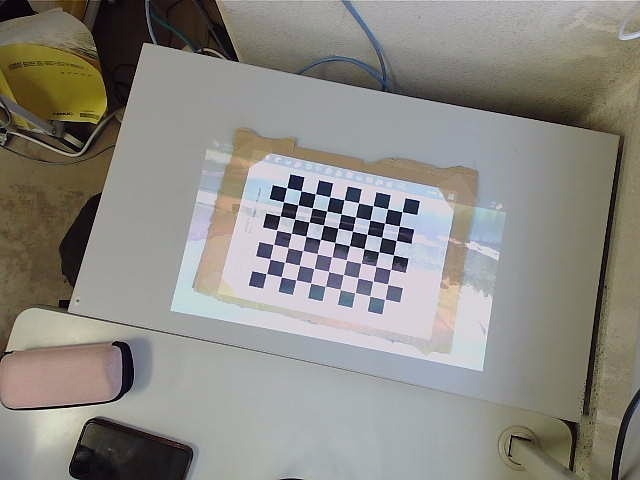
#> input picture captured_image.jpg, 640 x 480 px, given in place of the camera
$ python distance.py
#> lines starting #> are read from the running program, lines starting #| are printed output that depends on the picture; after the words box and inside, x2 and y2 are one past the last pixel; in counts of white or black regions, pixels touching at a corner belong together
import cv2

# Initialize the webcam
cap = cv2.VideoCapture(1)

# Define the actual width of the object (in inches or any other unit)
actual_width = 5.0  # For example, if the object is 6 inches wide

# Define the focal length of the camera (in pixels)
focal_length = 1000.0  # This value depends on your camera and setup, you may need to calibrate it

while True:
    # Capture frame-by-frame
    ret, frame = cap.read()
#> frame is the input picture: shape (480, 640, 3); mean B, G, R 131.3, 136.8, 139.4

    # Convert the frame to grayscale
    gray = cv2.cvtColor(frame, cv2.COLOR_BGR2GRAY)
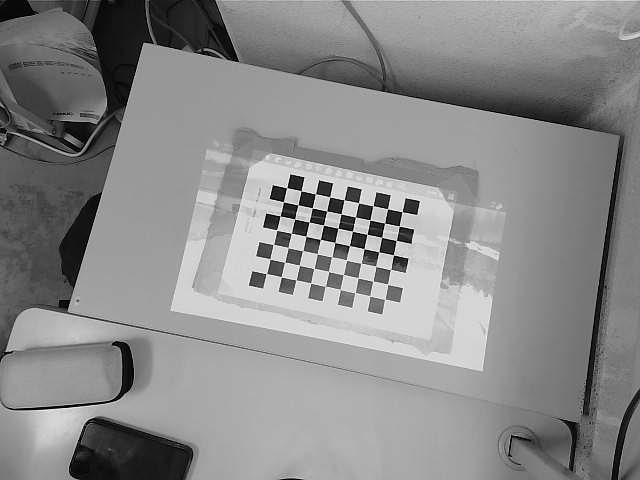
#> gray: shape (480, 640); min 0, max 254, mean 137

    # Perform edge detection, contour detection, and size estimation
    edges = cv2.Canny(gray, 50, 150)
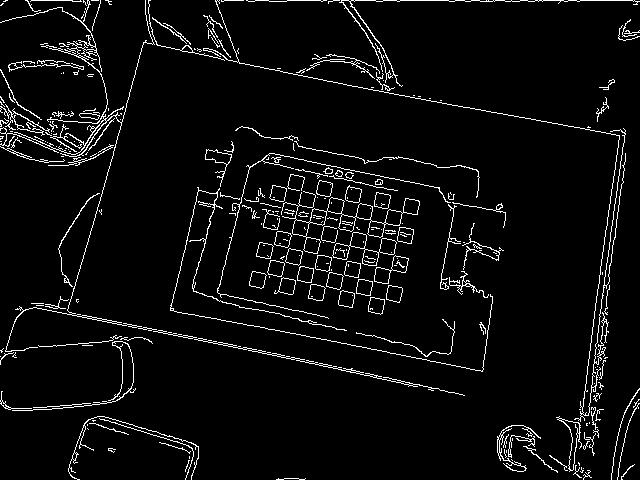
#> edges: shape (480, 640); 4.9% white in thin lines or dots
    contours, _ = cv2.findContours(edges.copy(), cv2.RETR_EXTERNAL, cv2.CHAIN_APPROX_SIMPLE)
#> contours = 240 contours, 184 with area under 20; largest, box (x1, y1, x2, y2) and area: (281, 191, 420, 254) 1843, (332, 232, 397, 266) 828, (0, 0, 155, 352) 466, (374, 255, 409, 284) 417, (556, 416, 582, 472) 323

    # Find the largest contour
    largest_contour = max(contours, key=cv2.contourArea)
#> largest_contour = contour of 345 points, box (x1, y1, x2, y2) (281, 191, 420, 254), area 1843

    # Approximate the largest contour as a polygon
    approx = cv2.approxPolyDP(largest_contour, 0.02 * cv2.arcLength(largest_contour, True), True)
#> approx = contour of 14 points, box (x1, y1, x2, y2) (281, 191, 420, 254), area 1886

    # Calculate the width of the bounding box of the largest contour
    x, y, w, h = cv2.boundingRect(approx)
#> x = 281; y = 191; w = 139; h = 63

    # Estimate the distance based on the size of the largest contour
    distance = (actual_width * focal_length) / w
#> distance = 35.97

    # Display the distance on the frame
    cv2.putText(frame, f"Distance: {distance:.2f} inches", (x, y), cv2.FONT_HERSHEY_SIMPLEX, 0.5, (0, 255, 0), 2)
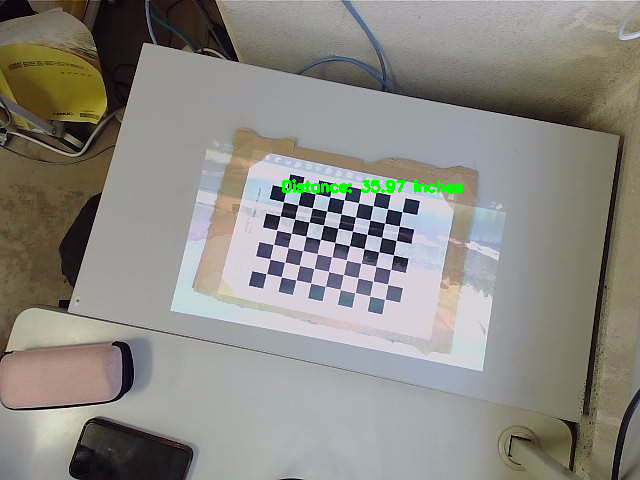
#> frame: shape (480, 640, 3); 0.39% of pixels changed, all inside (x1, y1, x2, y2) = (282, 179, 463, 193)

    # Display the resulting frame
    cv2.imshow('Frame', frame)

    # Break the loop if 'q' is pressed
    if cv2.waitKey(1) & 0xFF == ord('q'):
#> (key q is pressed here)
        break

# Release the webcam
cap.release()
cv2.destroyAllWindows()
